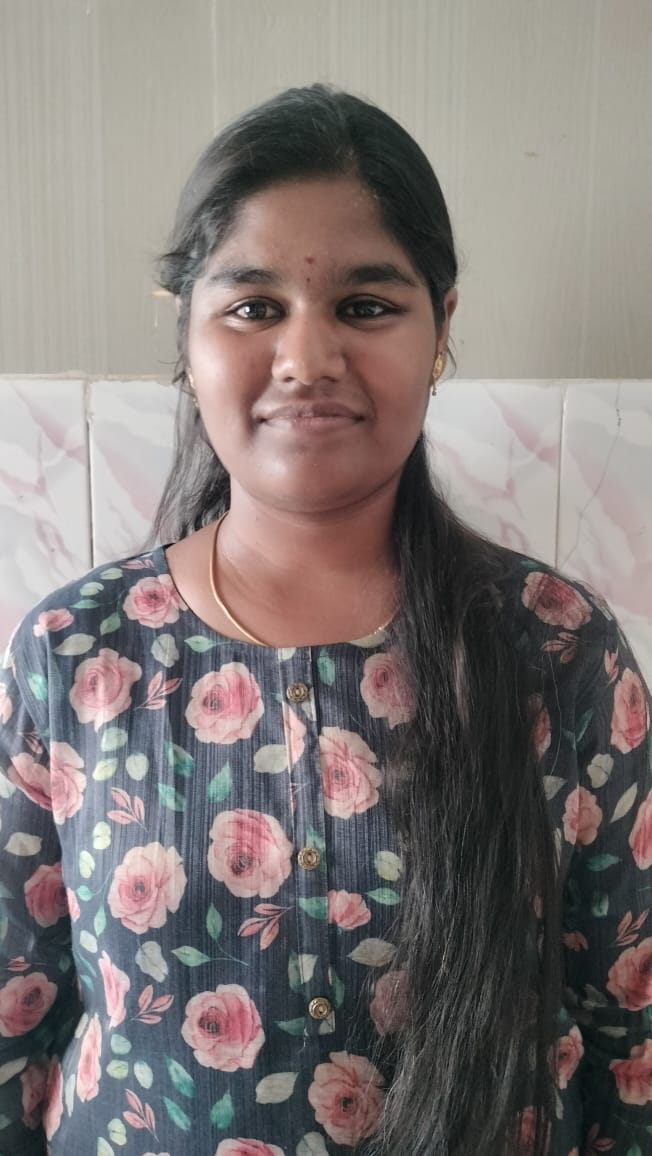
#> input picture jan.jpeg, 652 x 1156 px
$ jupyter execute 'WORKSHOP 1.ipynb'
#> lines starting #> are read from the running program, lines starting #| are printed output that depends on the picture; after the words box and inside, x2 and y2 are one past the last pixel; in counts of white or black regions, pixels touching at a corner belong together; pictures that were not available may be replaced by others from this repository, and a replacement may not be noted
[cell 1]
import cv2
import numpy as np
import matplotlib.pyplot as plt

#Load face image
faceImage = cv2.imread("jan.jpeg")
#> faceImage is the input picture: shape (1156, 652, 3); mean B, G, R 119, 121.1, 128.7
plt.imshow(faceImage[:,:,::-1]); plt.title("Face")
print("Face shape:", faceImage.shape)
#| Face shape: (1156, 652, 3)

glassJPG = cv2.imread("sunglass.png")
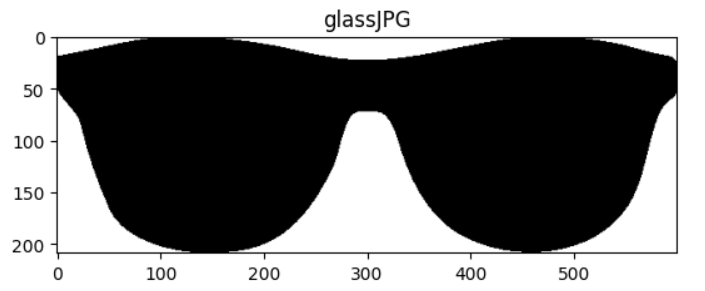
#> input picture glass.png, 705 x 291 px, given in place of sunglass.png, which was not available
#> glassJPG is the input picture: shape (291, 705, 3); min 0, max 255, mean 126.6
plt.imshow(glassJPG[:,:,::-1]); plt.title("glassJPG")
print("Glass shape:", glassJPG.shape)
#| Glass shape: (291, 705, 3)

glassBGR = glassJPG[:,:,0:3]
glassGray = cv2.cvtColor(glassBGR, cv2.COLOR_BGR2GRAY)
_, glassMask1 = cv2.threshold(glassGray, 240, 255, cv2.THRESH_BINARY_INV)  # detect non-white
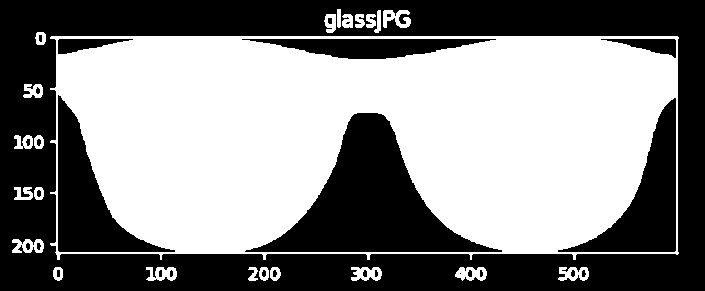
#> glassMask1: shape (291, 705); 52.8% white; 29 black regions (6 under 20 px), largest, box (x1, y1, x2, y2) and area: (0, 0, 705, 291) 65245, (245, 113, 502, 252) 14166, (58, 95, 175, 252) 6432

plt.figure(figsize=[15,15])
#Show sunglasses color channels
plt.subplot(121)
plt.imshow(glassBGR[:,:,::-1])  # BGR → RGB
plt.title('Sunglass Color channels')

import cv2
import numpy as np
import matplotlib.pyplot as plt

# Load images
faceImage = cv2.imread("jan.jpeg")
glassPNG  = cv2.imread("sunglass.png", cv2.IMREAD_UNCHANGED)

if faceImage is None or glassPNG is None:
    print("Error loading images")
    exit()

face_h, face_w, _ = faceImage.shape
#> face_h = 1156; face_w = 652

# Resize glasses (slightly smaller looks more natural)
new_w = int(face_w * 0.38)
#> new_w = 247
new_h = int(new_w * glassPNG.shape[0] / glassPNG.shape[1])
#> new_h = 101
glass_resized = cv2.resize(glassPNG, (new_w, new_h))
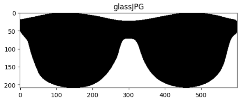
#> glass_resized: shape (101, 247, 4); mean B, G, R, A 127.3, 127.3, 127.3, 255

# Split channels
glass_rgb = glass_resized[:, :, :3]
alpha = glass_resized[:, :, 3] / 255.0
#> alpha: shape (101, 247) float64; every value is 1

x = int(face_w * 0.30)
#> x = 195
y = int(face_h * 0.26)
#> y = 300

roi = faceImage[y:y+new_h, x:x+new_w]
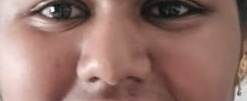
#> roi: shape (101, 247, 3); mean B, G, R 106.4, 114.5, 149.4

for c in range(3):
    roi[:, :, c] = (alpha * glass_rgb[:, :, c] +
                    (1 - alpha) * roi[:, :, c])

faceImage[y:y+new_h, x:x+new_w] = roi
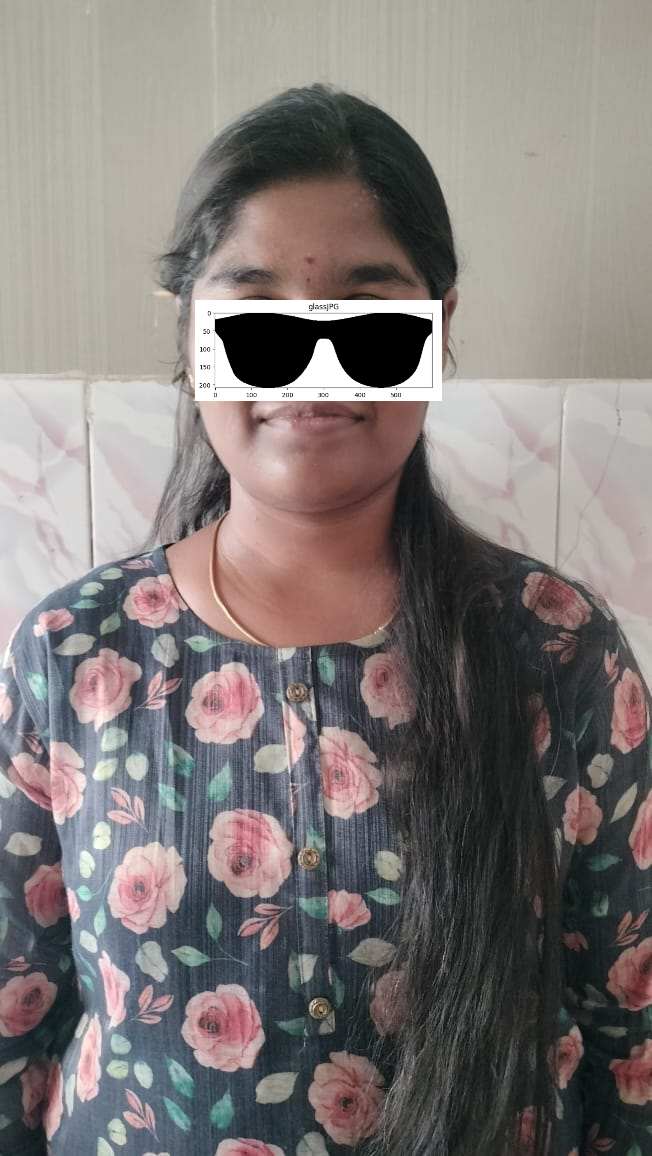
#> faceImage: shape (1156, 652, 3); 3.31% of pixels changed, all inside (x1, y1, x2, y2) = (195, 300, 442, 401)

plt.figure(figsize=(6,8))
plt.imshow(cv2.cvtColor(faceImage, cv2.COLOR_BGR2RGB))
plt.axis("off")
plt.show()
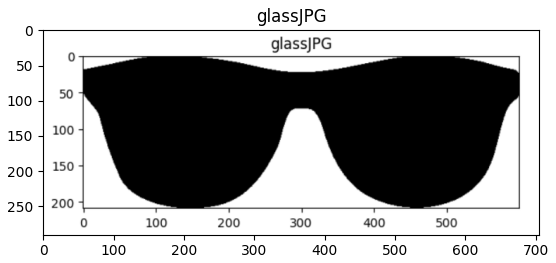
#> figure drawn by matplotlib, 1 panel
